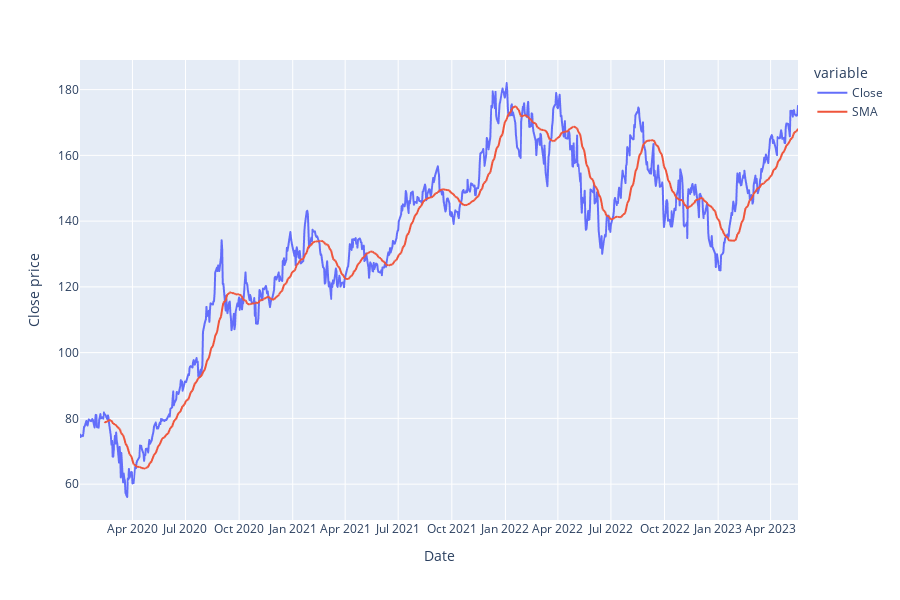

The cell this chart's notebook holds for it:
### Code cell
# When we plot the SMA or EMA with the closing price we can use a unique figure
fig = px.line(ind_data)
fig.update_xaxes(nticks = 20) #set the number of ticks for the x axis
fig.update_layout(height = 600)
fig.update_layout(yaxis_title='Close price')
fig.show()

### Figure 1 — Plotly figure (JSON) as saved in the notebook; plotly's stock layout.template omitted (floating-point values rounded to 4 significant figures; data arrays with more than 128 entries replaced by an {"elided": "..."} marker saying what was removed)
{"data": [{"hovertemplate": "variable=Close<br>Date=%{x}<br>value=%{y}<extra></extra>", "legendgroup": "Close", "line": {"color": "#636efa", "dash": "solid"}, "marker": {"symbol": "circle"}, "mode": "lines", "name": "Close", "showlegend": true, "type": "scattergl", "x": {"elided": "851 str values"}, "xaxis": "x", "y": {"elided": "851 float values"}, "yaxis": "y"}, {"hovertemplate": "variable=SMA<br>Date=%{x}<br>value=%{y}<extra></extra>", "legendgroup": "SMA", "line": {"color": "#EF553B", "dash": "solid"}, "marker": {"symbol": "circle"}, "mode": "lines", "name": "SMA", "showlegend": true, "type": "scattergl", "x": {"elided": "851 str values"}, "xaxis": "x", "y": {"elided": "851 float values"}, "yaxis": "y"}], "layout": {"height": 600, "legend": {"title": {"text": "variable"}, "tracegroupgap": 0}, "margin": {"t": 60}, "xaxis": {"anchor": "y", "domain": [0, 1], "nticks": 20, "title": {"text": "Date"}}, "yaxis": {"anchor": "x", "domain": [0, 1], "title": {"text": "Close price"}}}}
